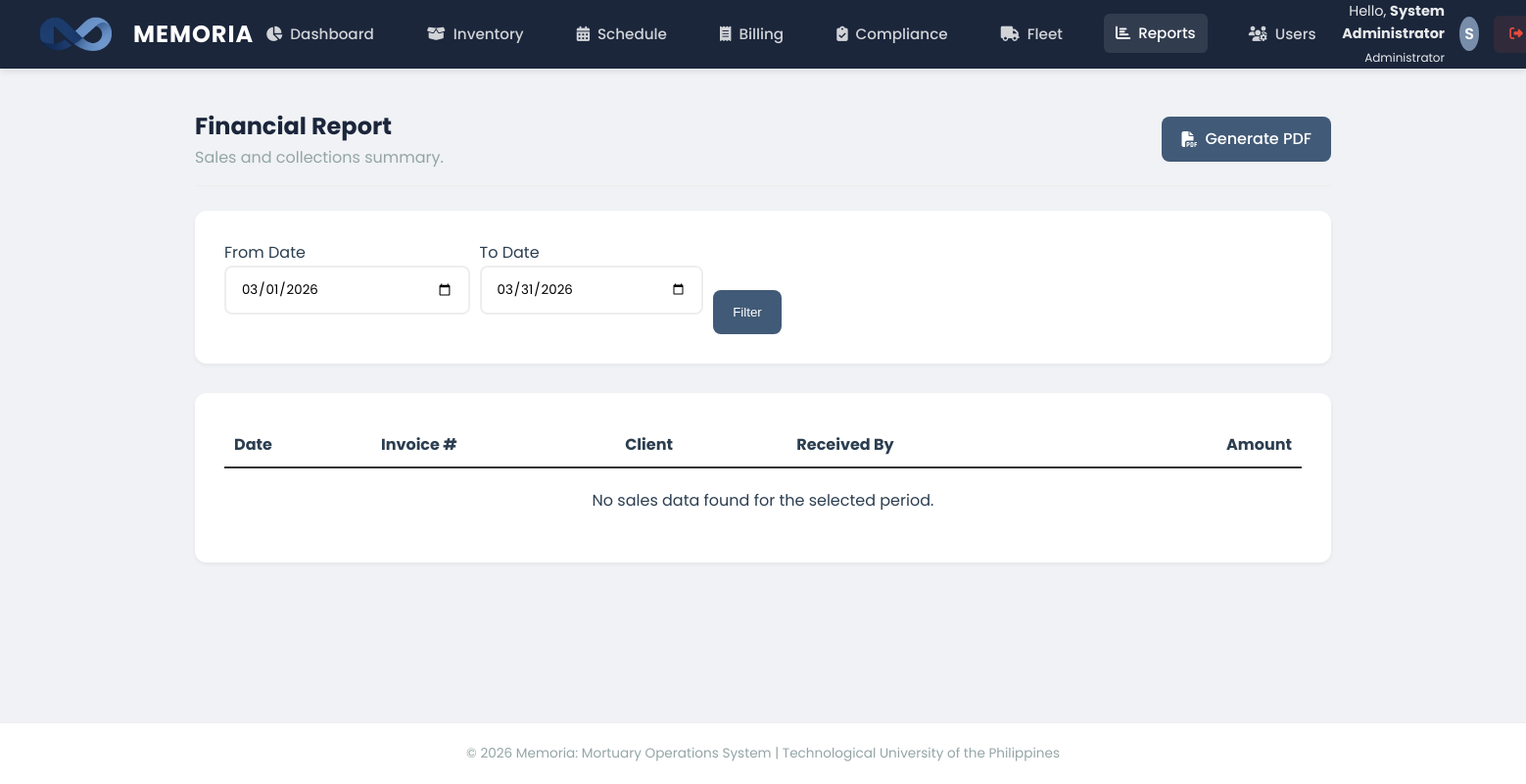
Before: /modules/reports/sales_report.php (signed in) with the older database file.
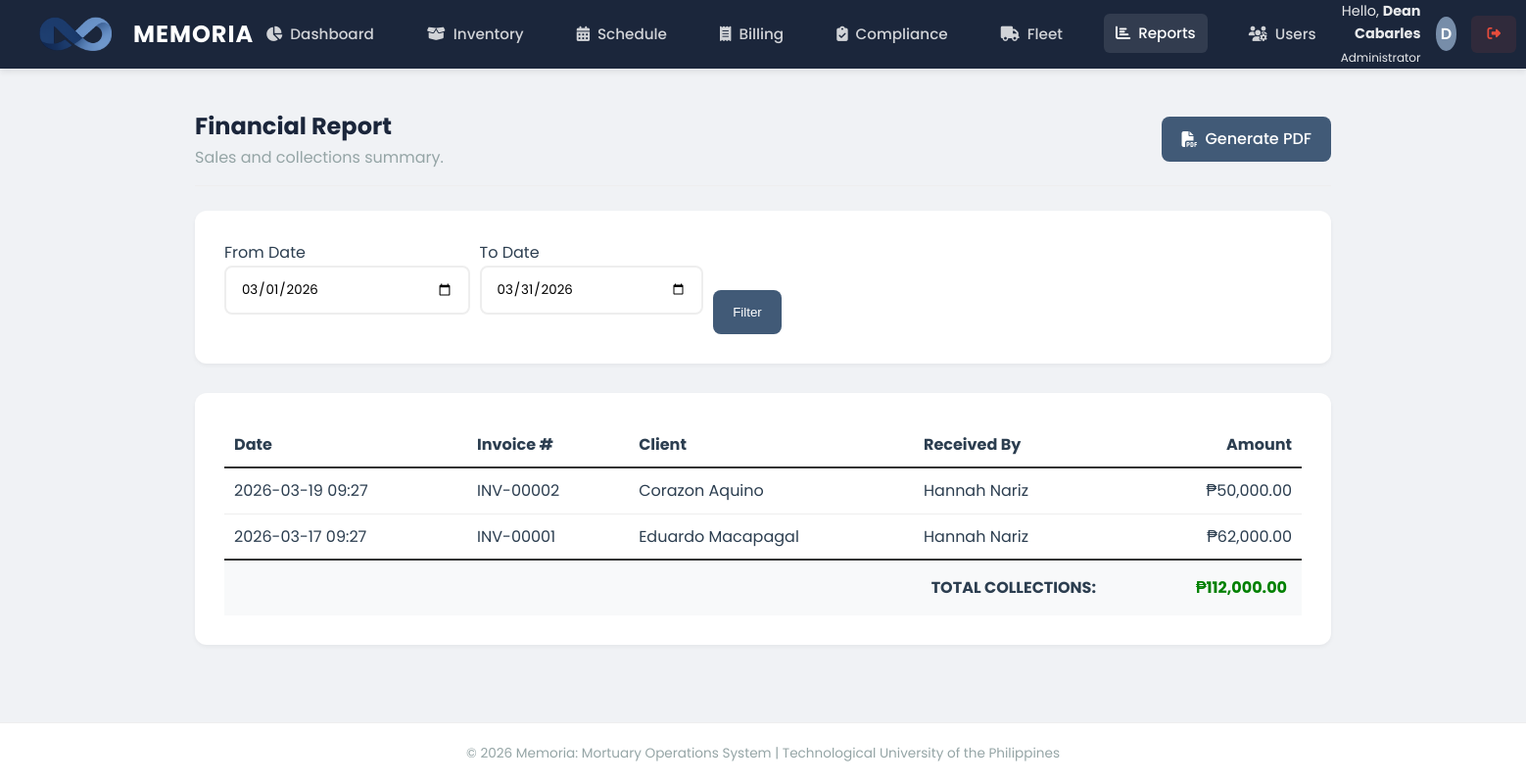
After: the same page with the newer database file.
### tables this page shows
CREATE TABLE `payments` (
  `id` int(11) NOT NULL,
  `invoice_id` int(11) NOT NULL,
  `amount` decimal(10,2) NOT NULL,
  `payment_date` datetime DEFAULT current_timestamp(),
  `received_by` int(11) DEFAULT NULL
);

CREATE TABLE `invoices` (
  `id` int(11) NOT NULL,
  `reservation_id` int(11) NOT NULL,
  `total_amount` decimal(10,2) NOT NULL,
  `status` enum('Unpaid','Partial','Paid','Cancelled') DEFAULT 'Unpaid',
  `created_at` timestamp NOT NULL DEFAULT current_timestamp()
);

CREATE TABLE `reservations` (
  `id` int(11) NOT NULL,
  `chapel_name` varchar(50) NOT NULL,
  `deceased_name` varchar(100) NOT NULL,
  `start_date` datetime NOT NULL,
  `end_date` datetime NOT NULL,
  `reserved_by` int(11) DEFAULT NULL
);

CREATE TABLE `users` (
  `id` int(11) NOT NULL,
  `username` varchar(50) NOT NULL,
  `password` varchar(255) NOT NULL,
  `full_name` varchar(100) NOT NULL,
  `role` enum('Administrator','Front Desk Staff','Inventory Clerk','Fleet Coordinator','Driver') NOT NULL,
  `created_at` timestamp NOT NULL DEFAULT current_timestamp()
);

### modules/reports/sales_report.php (the view, shortened to what the changed rows need)
<?php
include('../../includes/header.php');
$start = isset($_GET['start']) ? $_GET['start'] : date('Y-m-01');
$end = isset($_GET['end']) ? $_GET['end'] : date('Y-m-t');
$sql = "SELECT p.*, i.id as inv_id, r.deceased_name, u.full_name as staff
        FROM payments p
        JOIN invoices i ON p.invoice_id = i.id
        JOIN reservations r ON i.reservation_id = r.id
        LEFT JOIN users u ON p.received_by = u.id
        WHERE DATE(p.payment_date) BETWEEN ? AND ?
        ORDER BY p.payment_date DESC";
$stmt = mysqli_prepare($conn, $sql);
mysqli_stmt_bind_param($stmt, "ss", $start, $end);
mysqli_stmt_execute($stmt);
$result = mysqli_stmt_get_result($stmt);
$total_sales = 0;
?>
<div class="panel-header">
    <div>
        <h1 style="font-size: 1.5rem; color: var(--deep-navy);">Financial Report</h1>
    </div>
</div>
<div class="panel">
    <table style="width: 100%; border-collapse: collapse;">
        <thead>
            <tr style="border-bottom: 2px solid #333;">
                <th style="padding: 10px; text-align: left;">Date</th>
                <th style="padding: 10px; text-align: left;">Invoice #</th>
                <th style="padding: 10px; text-align: left;">Client</th>
                <th style="padding: 10px; text-align: left;">Received By</th>
                <th style="padding: 10px; text-align: right;">Amount</th>
            </tr>
        </thead>
        <tbody>
            <?php
            if (mysqli_num_rows($result) > 0) {
                while ($row = mysqli_fetch_assoc($result)) {
                    $total_sales += $row['amount'];
                    echo "<tr>
                        <td style='padding: 10px; border-bottom: 1px solid #eee;'>" . date('Y-m-d H:i', strtotime($row['payment_date'])) . "</td>
                        <td style='padding: 10px; border-bottom: 1px solid #eee;'>INV-" . str_pad($row['inv_id'], 5, '0', STR_PAD_LEFT) . "</td>
                        <td style='padding: 10px; border-bottom: 1px solid #eee;'>" . htmlspecialchars($row['deceased_name']) . "</td>
                        <td style='padding: 10px; border-bottom: 1px solid #eee;'>" . htmlspecialchars($row['staff']) . "</td>
                        <td style='padding: 10px; border-bottom: 1px solid #eee; text-align: right;'>₱" . number_format($row['amount'], 2) . "</td>
                    </tr>";
                }
                echo "<tr style='font-weight: bold; background: #f8f9fa;'>
                    <td colspan='4' style='padding: 15px; text-align: right; border-top: 2px solid #333;'>TOTAL COLLECTIONS:</td>
                    <td style='padding: 15px; text-align: right; color: green; border-top: 2px solid #333;'>₱" . number_format($total_sales, 2) . "</td>
                </tr>";
            } else {
                echo "<tr><td colspan='5' style='text-align: center; padding: 20px;'>No sales data found for the selected period.</td></tr>";
            }
            ?>
        </tbody>
    </table>
</div>
<?php include('../../includes/footer.php'); ?>

### includes/header.php (shortened to what the changed rows need)
<!DOCTYPE html>
<html lang="en">
<head>
    <link rel="stylesheet" href="<?php echo BASE_URL; ?>assets/css/style.css">
    <link rel="stylesheet" href="https://cdnjs.cloudflare.com/ajax/libs/font-awesome/6.4.0/css/all.min.css">
</head>
<body>
<header class="main-header">
    <div class="user-profile">
        <?php if (isset($_SESSION['user_id'])): ?>
            <span style="text-align: right; font-size: 0.9rem; opacity: 0.9;">Hello, <strong><?php echo htmlspecialchars($_SESSION['full_name']); ?></strong><br><small><?php echo $_SESSION['role']; ?></small></span>
            <div class="user-avatar"><?php echo strtoupper(substr($_SESSION['full_name'], 0, 1)); ?></div>
            <a href="<?php echo BASE_URL; ?>auth/logout.php" class="logout-btn"><i class="fas fa-sign-out-alt"></i></a>
        <?php else: ?>
            <a href="<?php echo BASE_URL; ?>auth/login.php" class="btn btn-primary"><i class="fas fa-sign-in-alt"></i> Staff Login</a>
        <?php endif; ?>
    </div>
</header>
<main class="container">

Changed rows visible on the page:
now on this page (row edited): payments: payment_date "2026-03-19 09:27", invoice "00002", reservations.deceased_name "Corazon Aquino", users.full_name "Hannah Nariz", amount "50,000.00"
now on this page (row edited): payments: payment_date "2026-03-17 09:27", invoice "00001", reservations.deceased_name "Eduardo Macapagal", users.full_name "Hannah Nariz", amount "62,000.00"
Other visible differences:
$_SESSION['full_name']: "System Administrator" → "Dean Cabarles"
substr($_SESSION['full_name'], 0, 1): "S" → "D"
$total_sales: (not shown) → "112,000.00"
text no longer shown: "No sales data found for the selected period."
text now shown: "TOTAL COLLECTIONS: ₱"
